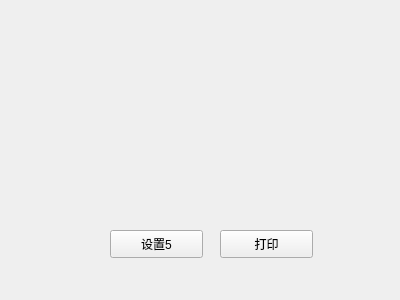
<?xml version="1.0" encoding="UTF-8"?>
<ui version="4.0">
 <class>Widget</class>
 <widget class="QWidget" name="Widget">
  <property name="geometry">
   <rect>
    <x>0</x>
    <y>0</y>
    <width>400</width>
    <height>300</height>
   </rect>
  </property>
  <property name="windowTitle">
   <string>主窗口</string>
  </property>
  <widget class="smallWaiget" name="widget" native="true">
   <property name="geometry">
    <rect>
     <x>60</x>
     <y>30</y>
     <width>291</width>
     <height>81</height>
    </rect>
   </property>
  </widget>
  <widget class="smallWaiget" name="widget_2" native="true">
   <property name="geometry">
    <rect>
     <x>60</x>
     <y>140</y>
     <width>291</width>
     <height>81</height>
    </rect>
   </property>
  </widget>
  <widget class="QPushButton" name="pushButton">
   <property name="geometry">
    <rect>
     <x>110</x>
     <y>230</y>
     <width>93</width>
     <height>28</height>
    </rect>
   </property>
   <property name="text">
    <string>设置5</string>
   </property>
  </widget>
  <widget class="QPushButton" name="pushButton_2">
   <property name="geometry">
    <rect>
     <x>220</x>
     <y>230</y>
     <width>93</width>
     <height>28</height>
    </rect>
   </property>
   <property name="text">
    <string>打印</string>
   </property>
  </widget>
 </widget>
 <layoutdefault spacing="6" margin="11"/>
 <customwidgets>
  <customwidget>
   <class>smallWaiget</class>
   <extends>QWidget</extends>
   <header>smallwaiget.h</header>
   <container>1</container>
  </customwidget>
 </customwidgets>
 <resources/>
 <connections/>
</ui>
